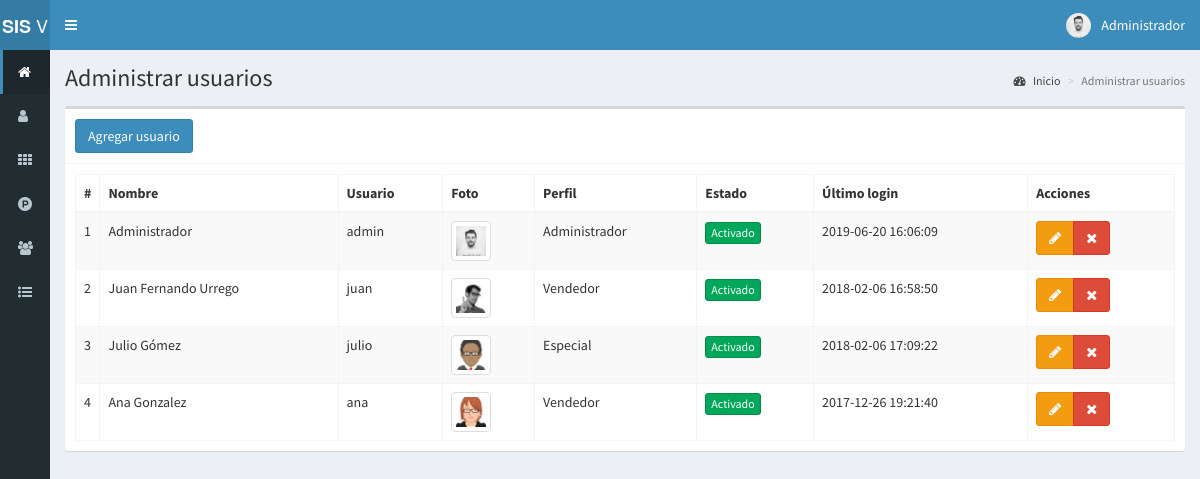
/usuarios (signed in), run on the app's committed database.
### tables this page shows
CREATE TABLE `usuarios` (
  `id` int(11) NOT NULL,
  `nombre` text NOT NULL,
  `usuario` text NOT NULL,
  `password` text NOT NULL,
  `perfil` text NOT NULL,
  `foto` text NOT NULL,
  `estado` int(11) NOT NULL,
  `ultimo_login` datetime NOT NULL,
  `fecha` timestamp NOT NULL DEFAULT CURRENT_TIMESTAMP ON UPDATE CURRENT_TIMESTAMP
);

### controladores/plantilla.controlador.php (called while the page is built)
<?php
class ControladorPlantilla{
	static public function ctrPlantilla(){
		include "vistas/plantilla.php";
	}
}

### index.php (called while the page is built, shortened)
<?php
require_once "controladores/plantilla.controlador.php";
require_once "controladores/usuarios.controlador.php";
require_once "controladores/ventas.controlador.php";
require_once "modelos/usuarios.modelo.php";
$plantilla = new ControladorPlantilla();
$plantilla -> ctrPlantilla();

### controladores/usuarios.controlador.php (called while the page is built, shortened)
<?php
class ControladorUsuarios{
	static public function ctrMostrarUsuarios($item, $valor){
		$tabla = "usuarios";
		$respuesta = ModeloUsuarios::MdlMostrarUsuarios($tabla, $item, $valor);
		return $respuesta;
	}
}

### modelos/conexion.php (called while the page is built)
<?php
class Conexion{
	static public function conectar(){
		$link = new PDO("mysql:host=localhost;dbname=sis_inventario",
			            "root",
			            "");
		$link->exec("set names utf8");
		return $link;
	}
}

### modelos/usuarios.modelo.php (called while the page is built, shortened)
<?php
require_once "conexion.php";
class ModeloUsuarios{
	static public function mdlMostrarUsuarios($tabla, $item, $valor){
		if($item != null){
			$stmt = Conexion::conectar()->prepare("SELECT * FROM $tabla WHERE $item = :$item");
			$stmt -> bindParam(":".$item, $valor, PDO::PARAM_STR);
			$stmt -> execute();
			return $stmt -> fetch();
		}else{
			$stmt = Conexion::conectar()->prepare("SELECT * FROM $tabla");
			$stmt -> execute();
			return $stmt -> fetchAll();
		}
	}
}

### vistas/modulos/usuarios.php (the view, shortened to what this page needs)
<div class="content-wrapper">
  <section class="content-header">
    <h1>
      Administrar usuarios
    </h1>
    <ol class="breadcrumb">
      <li><a href="inicio"><i class="fa fa-dashboard"></i> Inicio</a></li>
      <li class="active">Administrar usuarios</li>
    </ol>
  </section>
  <section class="content">
    <div class="box">
      <div class="box-header with-border">
        <button class="btn btn-primary" data-toggle="modal" data-target="#modalAgregarUsuario">
          Agregar usuario
        </button>
      </div>
      <div class="box-body">
       <table class="table table-bordered table-striped dt-responsive tablas" width="100%">
        <thead>
         <tr>
           <th style="width:10px">#</th>
           <th>Nombre</th>
           <th>Usuario</th>
           <th>Foto</th>
           <th>Perfil</th>
           <th>Estado</th>
           <th>Último login</th>
           <th>Acciones</th>
         </tr>
        </thead>
        <tbody>
        <?php
        $item = null;
        $valor = null;
        $usuarios = ControladorUsuarios::ctrMostrarUsuarios($item, $valor);
       foreach ($usuarios as $key => $value){
          echo ' <tr>
                  <td>'.($key+1).'</td>
                  <td>'.$value["nombre"].'</td>
                  <td>'.$value["usuario"].'</td>';
                  if($value["foto"] != ""){
                    echo '<td><img src="'.$value["foto"].'" class="img-thumbnail" width="40px"></td>';
                  }else{
                    echo '<td><img src="vistas/img/usuarios/default/anonymous.png" class="img-thumbnail" width="40px"></td>';
                  }
                  echo '<td>'.$value["perfil"].'</td>';
                  if($value["estado"] != 0){
                    echo '<td><button class="btn btn-success btn-xs btnActivar" idUsuario="'.$value["id"].'" estadoUsuario="0">Activado</button></td>';
                  }else{
                    echo '<td><button class="btn btn-danger btn-xs btnActivar" idUsuario="'.$value["id"].'" estadoUsuario="1">Desactivado</button></td>';
                  }
                  echo '<td>'.$value["ultimo_login"].'</td>
                  <td>
                    <div class="btn-group">
                      <button class="btn btn-warning btnEditarUsuario" idUsuario="'.$value["id"].'" data-toggle="modal" data-target="#modalEditarUsuario"><i class="fa fa-pencil"></i></button>
                      <button class="btn btn-danger btnEliminarUsuario" idUsuario="'.$value["id"].'" fotoUsuario="'.$value["foto"].'" usuario="'.$value["usuario"].'"><i class="fa fa-times"></i></button>
                    </div>
                  </td>
                </tr>';
        }
        ?>
        </tbody>
       </table>
      </div>
    </div>
  </section>
</div>

### vistas/plantilla.php (shortened to what this page needs)
<!DOCTYPE html>
<html>
<head>
  <link rel="stylesheet" href="vistas/bower_components/bootstrap/dist/css/bootstrap.min.css">
  <link rel="stylesheet" href="vistas/bower_components/font-awesome/css/font-awesome.min.css">
  <link rel="stylesheet" href="vistas/bower_components/Ionicons/css/ionicons.min.css">
  <link rel="stylesheet" href="vistas/dist/css/AdminLTE.css">
  <link rel="stylesheet" href="vistas/dist/css/skins/_all-skins.min.css">
  <link rel="stylesheet" href="vistas/bower_components/datatables.net-bs/css/dataTables.bootstrap.min.css">
  <link rel="stylesheet" href="vistas/bower_components/datatables.net-bs/css/responsive.bootstrap.min.css">
  <link rel="stylesheet" href="vistas/plugins/iCheck/all.css">
  <link rel="stylesheet" href="vistas/bower_components/bootstrap-daterangepicker/daterangepicker.css">
  <link rel="stylesheet" href="vistas/bower_components/morris.js/morris.css">
</head>
<body class="hold-transition skin-blue sidebar-collapse sidebar-mini login-page">
  <?php
  if(isset($_SESSION["iniciarSesion"]) && $_SESSION["iniciarSesion"] == "ok"){
   echo '<div class="wrapper">';
    include "modulos/cabezote.php";
    include "modulos/menu.php";
    if(isset($_GET["ruta"])){
      if($_GET["ruta"] == "inicio" ||
         $_GET["ruta"] == "usuarios" ||
         $_GET["ruta"] == "categorias" ||
         $_GET["ruta"] == "productos" ||
         $_GET["ruta"] == "clientes" ||
         $_GET["ruta"] == "ventas" ||
         $_GET["ruta"] == "crear-venta" ||
         $_GET["ruta"] == "editar-venta" ||
         $_GET["ruta"] == "reportes" ||
         $_GET["ruta"] == "salir"){
        include "modulos/".$_GET["ruta"].".php";
      }else{
        include "modulos/404.php";
      }
    }else{
      include "modulos/inicio.php";
    }
    echo '</div>';
  }else{
    include "modulos/login.php";
  }
  ?>
</body>
</html>

### vistas/modulos/cabezote.php (shortened to what this page needs)
<header class="main-header">
   <a href="escritorio.php" class="logo">
     <span class="logo-mini"><b>SIS</b> V</span>
   </a>
<nav class="navbar navbar-static-top" role="navigation">
 	<a href="#" class="sidebar-toggle" data-toggle="push-menu" role="button">
     	</a>
	<div class="navbar-custom-menu">
		<ul class="nav navbar-nav">
			<li class="dropdown user user-menu">
				<a href="#" class="dropdown-toggle" data-toggle="dropdown">
				<?php
				if($_SESSION["foto"] != ""){
					echo '<img src="'.$_SESSION["foto"].'" class="user-image">';
				}else{
					echo '<img src="vistas/img/usuarios/default/anonymous.png" class="user-image">';
				}
				?>
					<span class="hidden-xs"><?php  echo $_SESSION["nombre"]; ?></span>
				</a>
			</li>
		</ul>
	</div>
</nav>
</header>

### vistas/modulos/menu.php (shortened to what this page needs)
<aside class="main-sidebar">
	 <section class="sidebar">
		<ul class="sidebar-menu">
		<?php
		if($_SESSION["perfil"] == "Administrador"){
			echo '<li class="active">
				<a href="inicio">
					<i class="fa fa-home"></i>
					<span>Inicio</span>
				</a>
			</li>
			<li>
				<a href="usuarios">
					<i class="fa fa-user"></i>
					<span>Usuarios</span>
				</a>
			</li>';
		}
		if($_SESSION["perfil"] == "Administrador" || $_SESSION["perfil"] == "Especial"){
			echo '<li>
				<a href="categorias">
					<i class="fa fa-th"></i>
					<span>Categorías</span>
				</a>
			</li>
			<li>
				<a href="productos">
					<i class="fa fa-product-hunt"></i>
					<span>Productos</span>
				</a>
			</li>';
		}
		if($_SESSION["perfil"] == "Administrador" || $_SESSION["perfil"] == "Vendedor"){
			echo '<li>
				<a href="clientes">
					<i class="fa fa-users"></i>
					<span>Clientes</span>
				</a>
			</li>';
		}
		if($_SESSION["perfil"] == "Administrador" || $_SESSION["perfil"] == "Vendedor"){
			echo '<li class="treeview">
				<a href="#">
					<i class="fa fa-list-ul"></i>
					<span>Ventas</span>
					<span class="pull-right-container">
						<i class="fa fa-angle-left pull-right"></i>
					</span>
				</a>
				<ul class="treeview-menu">
					<li>
						<a href="ventas">
							<i class="fa fa-circle-o"></i>
							<span>Administrar ventas</span>
						</a>
					</li>
					<li>
						<a href="crear-venta">
							<i class="fa fa-circle-o"></i>
							<span>Crear venta</span>
						</a>
					</li>';
				echo '</ul>
			</li>';
		}
		?>
		</ul>
	 </section>
</aside>

### data on the page
usuarios: nombre "Administrador", usuario "admin", foto (picture), perfil "Administrador", ultimo_login "2019-06-20 16:06:09"
usuarios: nombre "Juan Fernando Urrego", usuario "juan", foto (picture), perfil "Vendedor", ultimo_login "2018-02-06 16:58:50"
usuarios: nombre "Julio Gómez", usuario "julio", foto (picture), perfil "Especial", ultimo_login "2018-02-06 17:09:22"
usuarios: nombre "Ana Gonzalez", usuario "ana", foto (picture), perfil "Vendedor", ultimo_login "2017-12-26 19:21:40"

### other printed values
$_SESSION["nombre"] "Administrador"
